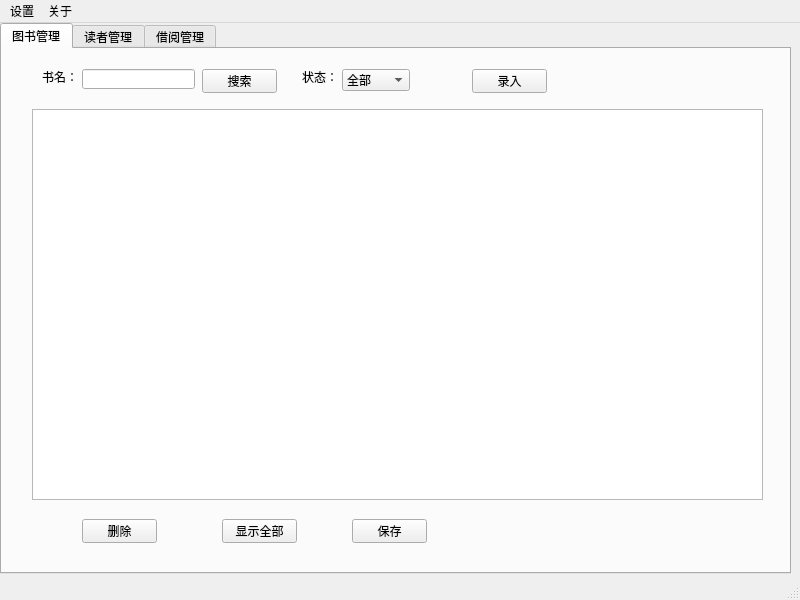
<?xml version="1.0" encoding="UTF-8"?>
<ui version="4.0">
 <class>MainWindow</class>
 <widget class="QMainWindow" name="MainWindow">
  <property name="geometry">
   <rect>
    <x>0</x>
    <y>0</y>
    <width>800</width>
    <height>600</height>
   </rect>
  </property>
  <property name="windowTitle">
   <string>校园图书借阅管理系统</string>
  </property>
  <widget class="QWidget" name="centralwidget">
   <widget class="QTabWidget" name="tabWidget">
    <property name="geometry">
     <rect>
      <x>0</x>
      <y>0</y>
      <width>791</width>
      <height>551</height>
     </rect>
    </property>
    <property name="currentIndex">
     <number>0</number>
    </property>
    <widget class="QWidget" name="tab_1">
     <attribute name="title">
      <string>图书管理</string>
     </attribute>
     <widget class="QPushButton" name="btn_book_add">
      <property name="geometry">
       <rect>
        <x>470</x>
        <y>20</y>
        <width>75</width>
        <height>24</height>
       </rect>
      </property>
      <property name="text">
       <string>录入</string>
      </property>
     </widget>
     <widget class="QPushButton" name="btn_book_delete">
      <property name="geometry">
       <rect>
        <x>80</x>
        <y>470</y>
        <width>75</width>
        <height>24</height>
       </rect>
      </property>
      <property name="text">
       <string>删除</string>
      </property>
     </widget>
     <widget class="QLabel" name="label">
      <property name="geometry">
       <rect>
        <x>40</x>
        <y>20</y>
        <width>54</width>
        <height>16</height>
       </rect>
      </property>
      <property name="text">
       <string>书名：</string>
      </property>
     </widget>
     <widget class="QLineEdit" name="txt_search">
      <property name="geometry">
       <rect>
        <x>80</x>
        <y>20</y>
        <width>113</width>
        <height>20</height>
       </rect>
      </property>
     </widget>
     <widget class="QPushButton" name="btn_book_search">
      <property name="geometry">
       <rect>
        <x>200</x>
        <y>20</y>
        <width>75</width>
        <height>24</height>
       </rect>
      </property>
      <property name="text">
       <string>搜索</string>
      </property>
     </widget>
     <widget class="QLabel" name="label_4">
      <property name="geometry">
       <rect>
        <x>300</x>
        <y>20</y>
        <width>54</width>
        <height>16</height>
       </rect>
      </property>
      <property name="text">
       <string>状态：</string>
      </property>
     </widget>
     <widget class="QComboBox" name="cb_book_status">
      <property name="geometry">
       <rect>
        <x>340</x>
        <y>20</y>
        <width>68</width>
        <height>22</height>
       </rect>
      </property>
      <item>
       <property name="text">
        <string>全部</string>
       </property>
      </item>
      <item>
       <property name="text">
        <string>可借</string>
       </property>
      </item>
      <item>
       <property name="text">
        <string>借出</string>
       </property>
      </item>
     </widget>
     <widget class="QTableWidget" name="table_book">
      <property name="geometry">
       <rect>
        <x>30</x>
        <y>60</y>
        <width>731</width>
        <height>391</height>
       </rect>
      </property>
     </widget>
     <widget class="QPushButton" name="btn_book_all">
      <property name="geometry">
       <rect>
        <x>220</x>
        <y>470</y>
        <width>75</width>
        <height>24</height>
       </rect>
      </property>
      <property name="text">
       <string>显示全部</string>
      </property>
     </widget>
     <widget class="QPushButton" name="btn_book_save">
      <property name="geometry">
       <rect>
        <x>350</x>
        <y>470</y>
        <width>75</width>
        <height>24</height>
       </rect>
      </property>
      <property name="text">
       <string>保存</string>
      </property>
     </widget>
    </widget>
    <widget class="QWidget" name="tab_2">
     <attribute name="title">
      <string>读者管理</string>
     </attribute>
     <widget class="QLabel" name="label_2">
      <property name="geometry">
       <rect>
        <x>210</x>
        <y>240</y>
        <width>161</width>
        <height>61</height>
       </rect>
      </property>
      <property name="text">
       <string>这是读者管理</string>
      </property>
     </widget>
    </widget>
    <widget class="QWidget" name="tab_3">
     <attribute name="title">
      <string>借阅管理</string>
     </attribute>
     <widget class="QLabel" name="label_3">
      <property name="geometry">
       <rect>
        <x>210</x>
        <y>240</y>
        <width>241</width>
        <height>101</height>
       </rect>
      </property>
      <property name="text">
       <string>这是借阅管理</string>
      </property>
     </widget>
    </widget>
   </widget>
  </widget>
  <widget class="QMenuBar" name="menubar">
   <property name="geometry">
    <rect>
     <x>0</x>
     <y>0</y>
     <width>800</width>
     <height>22</height>
    </rect>
   </property>
   <widget class="QMenu" name="menu">
    <property name="title">
     <string>设置</string>
    </property>
    <addaction name="actionexit"/>
    <addaction name="actionclose"/>
   </widget>
   <widget class="QMenu" name="menu_2">
    <property name="title">
     <string>关于</string>
    </property>
    <addaction name="actionabout_sys"/>
   </widget>
   <addaction name="menu"/>
   <addaction name="menu_2"/>
  </widget>
  <widget class="QStatusBar" name="statusbar"/>
  <action name="actionQ">
   <property name="text">
    <string>Q</string>
   </property>
  </action>
  <action name="actionexit">
   <property name="text">
    <string>退出</string>
   </property>
  </action>
  <action name="actionclose">
   <property name="text">
    <string>关闭</string>
   </property>
  </action>
  <action name="actionabout_sys">
   <property name="text">
    <string>关于系统</string>
   </property>
  </action>
 </widget>
 <resources/>
 <connections/>
</ui>
